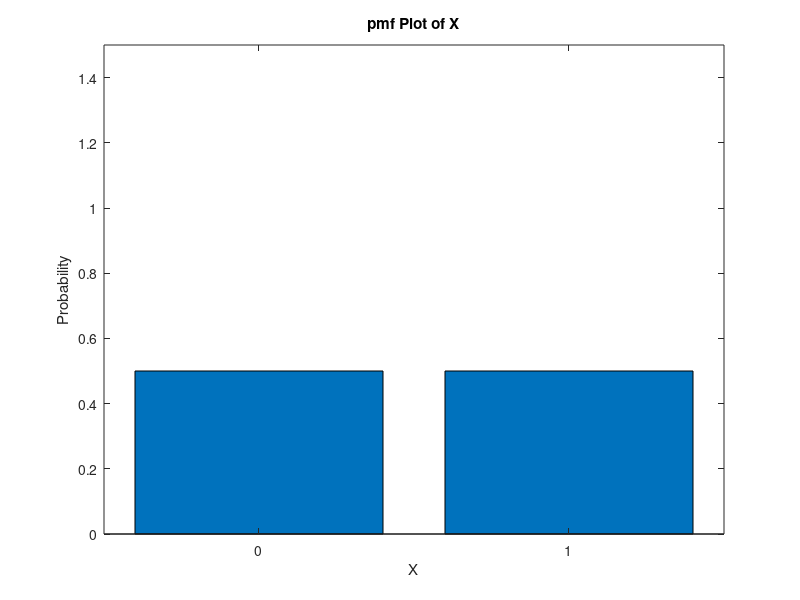
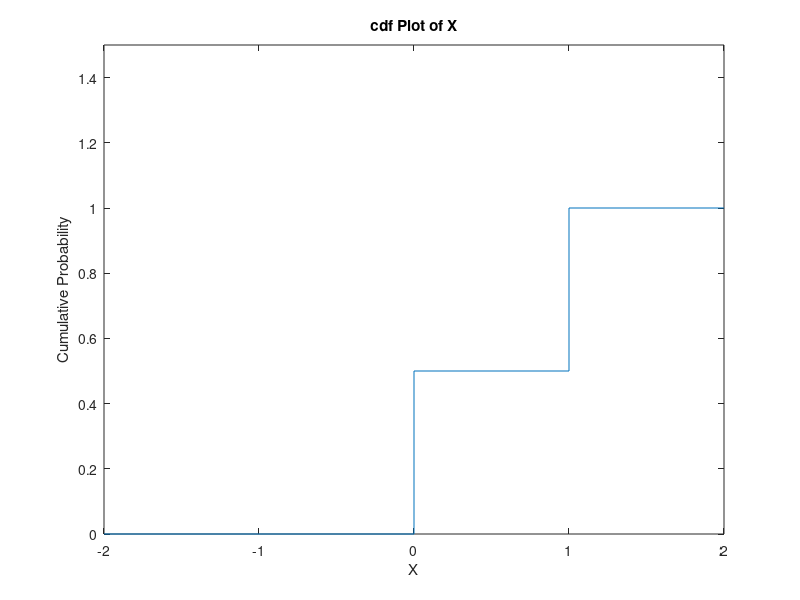

Write MATLAB code to recreate these figures, in order.
% pmf
x = [0 1];
p = [1/2 1/2];

% Plot for pmf
bar(x,p)
ylim([0,1.5]);ylabel("Probability");xlabel("X");title("pmf Plot of X");

% Generate figure in new window
figure
% cdf           
X = [-2,-1,0,1,2];
F = [0,0,0.5,1,1];
stairs(X, F)
ylim([0,1.5]);ylabel("Cumulative Probability");xlabel("X");title("cdf Plot of X");

